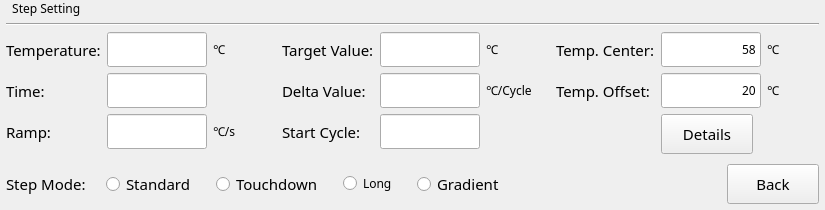
         <widget class="QWidget" name="stepEditAmp">
          <layout class="QVBoxLayout" name="verticalLayout_8">
           <property name="spacing">
            <number>6</number>
           </property>
           <property name="leftMargin">
            <number>6</number>
           </property>
           <property name="topMargin">
            <number>0</number>
           </property>
           <property name="rightMargin">
            <number>6</number>
           </property>
           <property name="bottomMargin">
            <number>6</number>
           </property>
           <item>
            <widget class="QLabel" name="labelAmpStepSettings">
             <property name="font">
              <font>
               <family>文泉驿等宽微米黑</family>
              </font>
             </property>
             <property name="text">
              <string>  Step Setting</string>
             </property>
            </widget>
           </item>
           <item>
            <widget class="Line" name="line_2">
             <property name="orientation">
              <enum>Qt::Horizontal</enum>
             </property>
            </widget>
           </item>
           <item>
            <layout class="QHBoxLayout" name="horizontalLayout_11">
             <item>
              <widget class="QWidget" name="stepTemperature" native="true">
               <layout class="QGridLayout" name="gridLayout_2">
                <property name="leftMargin">
                 <number>0</number>
                </property>
                <property name="topMargin">
                 <number>0</number>
                </property>
                <property name="rightMargin">
                 <number>0</number>
                </property>
                <property name="bottomMargin">
                 <number>0</number>
                </property>
                <item row="0" column="2">
                 <widget class="QLabel" name="labelTargetUnit">
                  <property name="font">
                   <font>
                    <family>文泉驿等宽微米黑</family>
                   </font>
                  </property>
                  <property name="text">
                   <string>℃</string>
                  </property>
                 </widget>
                </item>
                <item row="1" column="0">
                 <widget class="QLabel" name="labelDuration">
                  <property name="font">
                   <font>
                    <family>文泉驿等宽微米黑</family>
                    <pointsize>11</pointsize>
                    <weight>50</weight>
                    <bold>false</bold>
                   </font>
                  </property>
                  <property name="text">
                   <string>Time:</string>
                  </property>
                 </widget>
                </item>
                <item row="3" column="1" colspan="2">
                 <spacer name="verticalSpacer_6">
                  <property name="orientation">
                   <enum>Qt::Vertical</enum>
                  </property>
                  <property name="sizeHint" stdset="0">
                   <size>
                    <width>66</width>
                    <height>9</height>
                   </size>
                  </property>
                 </spacer>
                </item>
                <item row="0" column="0">
                 <widget class="QLabel" name="labelTarget">
                  <property name="font">
                   <font>
                    <family>文泉驿等宽微米黑</family>
                    <pointsize>11</pointsize>
                    <weight>50</weight>
                    <bold>false</bold>
                   </font>
                  </property>
                  <property name="text">
                   <string>Temperature:</string>
                  </property>
                 </widget>
                </item>
                <item row="2" column="1">
                 <widget class="QLineEdit" name="lineEditStepRamp">
                  <property name="sizePolicy">
                   <sizepolicy hsizetype="Expanding" vsizetype="Fixed">
                    <horstretch>0</horstretch>
                    <verstretch>0</verstretch>
                   </sizepolicy>
                  </property>
                  <property name="minimumSize">
                   <size>
                    <width>100</width>
                    <height>35</height>
                   </size>
                  </property>
                  <property name="maximumSize">
                   <size>
                    <width>100</width>
                    <height>16777215</height>
                   </size>
                  </property>
                  <property name="font">
                   <font>
                    <family>文泉驿等宽微米黑</family>
                   </font>
                  </property>
                  <property name="focusPolicy">
                   <enum>Qt::NoFocus</enum>
                  </property>
                  <property name="alignment">
                   <set>Qt::AlignRight|Qt::AlignTrailing|Qt::AlignVCenter</set>
                  </property>
                 </widget>
                </item>
                <item row="2" column="0">
                 <widget class="QLabel" name="labelRamp">
                  <property name="font">
                   <font>
                    <family>文泉驿等宽微米黑</family>
                    <pointsize>11</pointsize>
                    <weight>50</weight>
                    <bold>false</bold>
                   </font>
                  </property>
                  <property name="text">
                   <string>Ramp:</string>
                  </property>
                 </widget>
                </item>
                <item row="0" column="1">
                 <widget class="QLineEdit" name="lineEditStepTarget">
                  <property name="sizePolicy">
                   <sizepolicy hsizetype="Expanding" vsizetype="Fixed">
                    <horstretch>0</horstretch>
                    <verstretch>0</verstretch>
                   </sizepolicy>
                  </property>
                  <property name="minimumSize">
                   <size>
                    <width>100</width>
                    <height>35</height>
                   </size>
                  </property>
                  <property name="maximumSize">
                   <size>
                    <width>100</width>
                    <height>16777215</height>
                   </size>
                  </property>
                  <property name="font">
                   <font>
                    <family>文泉驿等宽微米黑</family>
                   </font>
                  </property>
                  <property name="focusPolicy">
                   <enum>Qt::NoFocus</enum>
                  </property>
                  <property name="alignment">
                   <set>Qt::AlignRight|Qt::AlignTrailing|Qt::AlignVCenter</set>
                  </property>
                 </widget>
                </item>
                <item row="1" column="1">
                 <widget class="QLineEdit" name="lineEditStepDuration">
                  <property name="sizePolicy">
                   <sizepolicy hsizetype="Expanding" vsizetype="Fixed">
                    <horstretch>0</horstretch>
                    <verstretch>0</verstretch>
                   </sizepolicy>
                  </property>
                  <property name="minimumSize">
                   <size>
                    <width>100</width>
                    <height>35</height>
                   </size>
                  </property>
                  <property name="maximumSize">
                   <size>
                    <width>100</width>
                    <height>16777215</height>
                   </size>
                  </property>
                  <property name="font">
                   <font>
                    <family>文泉驿等宽微米黑</family>
                   </font>
                  </property>
                  <property name="focusPolicy">
                   <enum>Qt::NoFocus</enum>
                  </property>
                  <property name="alignment">
                   <set>Qt::AlignRight|Qt::AlignTrailing|Qt::AlignVCenter</set>
                  </property>
                 </widget>
                </item>
                <item row="2" column="2">
                 <widget class="QLabel" name="labelRampUnit">
                  <property name="font">
                   <font>
                    <family>文泉驿等宽微米黑</family>
                   </font>
                  </property>
                  <property name="text">
                   <string>℃/s</string>
                  </property>
                 </widget>
                </item>
                <item row="1" column="3">
                 <spacer name="GradientSpacer">
                  <property name="orientation">
                   <enum>Qt::Horizontal</enum>
                  </property>
                  <property name="sizeHint" stdset="0">
                   <size>
                    <width>40</width>
                    <height>20</height>
                   </size>
                  </property>
                 </spacer>
                </item>
               </layout>
              </widget>
             </item>
             <item>
              <widget class="QWidget" name="stepTouchdown" native="true">
               <layout class="QGridLayout" name="gridLayout_5">
                <property name="leftMargin">
                 <number>0</number>
                </property>
                <property name="topMargin">
                 <number>0</number>
                </property>
                <property name="rightMargin">
                 <number>0</number>
                </property>
                <property name="bottomMargin">
                 <number>0</number>
                </property>
                <item row="1" column="2">
                 <widget class="QLabel" name="labelDeltaUnit">
                  <property name="font">
                   <font>
                    <family>文泉驿等宽微米黑</family>
                   </font>
                  </property>
                  <property name="text">
                   <string>℃/Cycle</string>
                  </property>
                 </widget>
                </item>
                <item row="0" column="2">
                 <widget class="QLabel" name="labelTarValueUnit">
                  <property name="font">
                   <font>
                    <family>文泉驿等宽微米黑</family>
                   </font>
                  </property>
                  <property name="text">
                   <string>℃</string>
                  </property>
                 </widget>
                </item>
                <item row="2" column="0">
                 <widget class="QLabel" name="labelBeginCycle">
                  <property name="font">
                   <font>
                    <family>文泉驿等宽微米黑</family>
                    <pointsize>11</pointsize>
                    <weight>50</weight>
                    <bold>false</bold>
                   </font>
                  </property>
                  <property name="text">
                   <string>Start Cycle:</string>
                  </property>
                 </widget>
                </item>
                <item row="1" column="1">
                 <widget class="QLineEdit" name="lineEditStepDelta">
                  <property name="minimumSize">
                   <size>
                    <width>100</width>
                    <height>35</height>
                   </size>
                  </property>
                  <property name="maximumSize">
                   <size>
                    <width>100</width>
                    <height>16777215</height>
                   </size>
                  </property>
                  <property name="font">
                   <font>
                    <family>文泉驿等宽微米黑</family>
                   </font>
                  </property>
                  <property name="focusPolicy">
                   <enum>Qt::NoFocus</enum>
                  </property>
                  <property name="alignment">
                   <set>Qt::AlignRight|Qt::AlignTrailing|Qt::AlignVCenter</set>
                  </property>
                 </widget>
                </item>
                <item row="2" column="1">
                 <widget class="QLineEdit" name="lineEditStepBeginCycle">
                  <property name="minimumSize">
                   <size>
                    <width>100</width>
                    <height>35</height>
                   </size>
                  </property>
                  <property name="maximumSize">
                   <size>
                    <width>100</width>
                    <height>16777215</height>
                   </size>
                  </property>
                  <property name="font">
                   <font>
                    <family>文泉驿等宽微米黑</family>
                   </font>
                  </property>
                  <property name="focusPolicy">
                   <enum>Qt::NoFocus</enum>
                  </property>
                  <property name="alignment">
                   <set>Qt::AlignRight|Qt::AlignTrailing|Qt::AlignVCenter</set>
                  </property>
                 </widget>
                </item>
                <item row="1" column="0">
                 <widget class="QLabel" name="labelDelta">
                  <property name="font">
                   <font>
                    <family>文泉驿等宽微米黑</family>
                    <pointsize>11</pointsize>
                    <weight>50</weight>
                    <bold>false</bold>
                   </font>
                  </property>
                  <property name="text">
                   <string>Delta Value:</string>
                  </property>
                 </widget>
                </item>
                <item row="3" column="1">
                 <spacer name="verticalSpacer_8">
                  <property name="orientation">
                   <enum>Qt::Vertical</enum>
                  </property>
                  <property name="sizeHint" stdset="0">
                   <size>
                    <width>29</width>
                    <height>9</height>
                   </size>
                  </property>
                 </spacer>
                </item>
                <item row="0" column="0">
                 <widget class="QLabel" name="labelTargetValue">
                  <property name="font">
                   <font>
                    <family>文泉驿等宽微米黑</family>
                    <pointsize>11</pointsize>
                    <weight>50</weight>
                    <bold>false</bold>
                   </font>
                  </property>
                  <property name="text">
                   <string>Target Value:</string>
                  </property>
                 </widget>
                </item>
                <item row="0" column="1">
                 <widget class="QLineEdit" name="lineEditStepTarValue">
                  <property name="minimumSize">
                   <size>
                    <width>100</width>
                    <height>35</height>
                   </size>
                  </property>
                  <property name="maximumSize">
                   <size>
                    <width>100</width>
                    <height>16777215</height>
                   </size>
                  </property>
                  <property name="font">
                   <font>
                    <family>文泉驿等宽微米黑</family>
                   </font>
                  </property>
                  <property name="focusPolicy">
                   <enum>Qt::NoFocus</enum>
                  </property>
                  <property name="alignment">
                   <set>Qt::AlignRight|Qt::AlignTrailing|Qt::AlignVCenter</set>
                  </property>
                 </widget>
                </item>
                <item row="1" column="3">
                 <spacer name="stephorizontalSpacer">
                  <property name="orientation">
                   <enum>Qt::Horizontal</enum>
                  </property>
                  <property name="sizeType">
                   <enum>QSizePolicy::Expanding</enum>
                  </property>
                  <property name="sizeHint" stdset="0">
                   <size>
                    <width>18</width>
                    <height>20</height>
                   </size>
                  </property>
                 </spacer>
                </item>
               </layout>
              </widget>
             </item>
             <item>
              <widget class="QWidget" name="stepGradient" native="true">
               <layout class="QGridLayout" name="gridLayout_3">
                <property name="leftMargin">
                 <number>0</number>
                </property>
                <property name="topMargin">
                 <number>0</number>
                </property>
                <property name="rightMargin">
                 <number>0</number>
                </property>
                <property name="bottomMargin">
                 <number>0</number>
                </property>
                <item row="1" column="3">
                 <widget class="QLabel" name="labelColumn12Unit">
                  <property name="font">
                   <font>
                    <family>文泉驿等宽微米黑</family>
                   </font>
                  </property>
                  <property name="text">
                   <string>℃</string>
                  </property>
                 </widget>
                </item>
                <item row="0" column="0">
                 <widget class="QLabel" name="labelCenter">
                  <property name="font">
                   <font>
                    <family>文泉驿等宽微米黑</family>
                    <pointsize>11</pointsize>
                    <weight>50</weight>
                    <bold>false</bold>
                   </font>
                  </property>
                  <property name="text">
                   <string>Temp. Center:</string>
                  </property>
                 </widget>
                </item>
                <item row="0" column="1">
                 <widget class="QLineEdit" name="lineEditStepCenter">
                  <property name="minimumSize">
                   <size>
                    <width>100</width>
                    <height>35</height>
                   </size>
                  </property>
                  <property name="maximumSize">
                   <size>
                    <width>100</width>
                    <height>16777215</height>
                   </size>
                  </property>
                  <property name="font">
                   <font>
                    <family>文泉驿等宽微米黑</family>
                   </font>
                  </property>
                  <property name="focusPolicy">
                   <enum>Qt::NoFocus</enum>
                  </property>
                  <property name="text">
                   <string>58</string>
                  </property>
                  <property name="alignment">
                   <set>Qt::AlignRight|Qt::AlignTrailing|Qt::AlignVCenter</set>
                  </property>
                 </widget>
                </item>
                <item row="0" column="3">
                 <widget class="QLabel" name="labelColumn1Unit">
                  <property name="font">
                   <font>
                    <family>文泉驿等宽微米黑</family>
                   </font>
                  </property>
                  <property name="text">
                   <string>℃</string>
                  </property>
                 </widget>
                </item>
                <item row="1" column="1">
                 <widget class="QLineEdit" name="lineEditStepOffset">
                  <property name="minimumSize">
                   <size>
                    <width>100</width>
                    <height>35</height>
                   </size>
                  </property>
                  <property name="maximumSize">
                   <size>
                    <width>100</width>
                    <height>16777215</height>
                   </size>
                  </property>
                  <property name="font">
                   <font>
                    <family>文泉驿等宽微米黑</family>
                   </font>
                  </property>
                  <property name="focusPolicy">
                   <enum>Qt::NoFocus</enum>
                  </property>
                  <property name="text">
                   <string>20</string>
                  </property>
                  <property name="alignment">
                   <set>Qt::AlignRight|Qt::AlignTrailing|Qt::AlignVCenter</set>
                  </property>
                 </widget>
                </item>
                <item row="2" column="1">
                 <widget class="QToolButton" name="buttonStepGradientDetail">
                  <property name="minimumSize">
                   <size>
                    <width>92</width>
                    <height>40</height>
                   </size>
                  </property>
                  <property name="maximumSize">
                   <size>
                    <width>16777215</width>
                    <height>40</height>
                   </size>
                  </property>
                  <property name="font">
                   <font>
                    <family>文泉驿等宽微米黑</family>
                    <pointsize>11</pointsize>
                   </font>
                  </property>
                  <property name="text">
                   <string>Details</string>
                  </property>
                 </widget>
                </item>
                <item row="3" column="1">
                 <spacer name="verticalSpacer_7">
                  <property name="orientation">
                   <enum>Qt::Vertical</enum>
                  </property>
                  <property name="sizeHint" stdset="0">
                   <size>
                    <width>32</width>
                    <height>4</height>
                   </size>
                  </property>
                 </spacer>
                </item>
                <item row="1" column="0">
                 <widget class="QLabel" name="labelOffset">
                  <property name="font">
                   <font>
                    <family>文泉驿等宽微米黑</family>
                    <pointsize>11</pointsize>
                    <weight>50</weight>
                    <bold>false</bold>
                   </font>
                  </property>
                  <property name="text">
                   <string>Temp. Offset:</string>
                  </property>
                 </widget>
                </item>
                <item row="1" column="4">
                 <spacer name="horizontalSpacer_4">
                  <property name="orientation">
                   <enum>Qt::Horizontal</enum>
                  </property>
                  <property name="sizeHint" stdset="0">
                   <size>
                    <width>40</width>
                    <height>20</height>
                   </size>
                  </property>
                 </spacer>
                </item>
               </layout>
              </widget>
             </item>
            </layout>
           </item>
           <item>
            <layout class="QHBoxLayout" name="horizontalLayout_15">
             <item>
              <layout class="QHBoxLayout" name="horizontalLayout_16">
               <property name="spacing">
                <number>20</number>
               </property>
               <item>
                <widget class="QLabel" name="labelMode">
                 <property name="sizePolicy">
                  <sizepolicy hsizetype="Preferred" vsizetype="Preferred">
                   <horstretch>0</horstretch>
                   <verstretch>0</verstretch>
                  </sizepolicy>
                 </property>
                 <property name="maximumSize">
                  <size>
                   <width>16777215</width>
                   <height>40</height>
                  </size>
                 </property>
                 <property name="font">
                  <font>
                   <family>文泉驿等宽微米黑</family>
                   <pointsize>11</pointsize>
                   <weight>50</weight>
                   <bold>false</bold>
                  </font>
                 </property>
                 <property name="text">
                  <string>Step Mode:</string>
                 </property>
                </widget>
               </item>
               <item>
                <widget class="QRadioButton" name="radioButtonStepStd">
                 <property name="sizePolicy">
                  <sizepolicy hsizetype="Preferred" vsizetype="Fixed">
                   <horstretch>0</horstretch>
                   <verstretch>0</verstretch>
                  </sizepolicy>
                 </property>
                 <property name="maximumSize">
                  <size>
                   <width>16777215</width>
                   <height>40</height>
                  </size>
                 </property>
                 <property name="font">
                  <font>
                   <family>文泉驿等宽微米黑</family>
                   <pointsize>11</pointsize>
                  </font>
                 </property>
                 <property name="text">
                  <string>Standard</string>
                 </property>
                 <attribute name="buttonGroup">
                  <string notr="true">buttonGroupAmp</string>
                 </attribute>
                </widget>
               </item>
               <item>
                <widget class="QRadioButton" name="radioButtonStepTouchdown">
                 <property name="sizePolicy">
                  <sizepolicy hsizetype="Preferred" vsizetype="Fixed">
                   <horstretch>0</horstretch>
                   <verstretch>0</verstretch>
                  </sizepolicy>
                 </property>
                 <property name="maximumSize">
                  <size>
                   <width>16777215</width>
                   <height>40</height>
                  </size>
                 </property>
                 <property name="font">
                  <font>
                   <family>文泉驿等宽微米黑</family>
                   <pointsize>11</pointsize>
                  </font>
                 </property>
                 <property name="text">
                  <string>Touchdown</string>
                 </property>
                 <attribute name="buttonGroup">
                  <string notr="true">buttonGroupAmp</string>
                 </attribute>
                </widget>
               </item>
               <item>
                <widget class="QRadioButton" name="radioButtonStepLong">
                 <property name="font">
                  <font>
                   <family>文泉驿等宽微米黑</family>
                  </font>
                 </property>
                 <property name="text">
                  <string>Long</string>
                 </property>
                 <attribute name="buttonGroup">
                  <string notr="true">buttonGroupAmp</string>
                 </attribute>
                </widget>
               </item>
               <item>
                <widget class="QRadioButton" name="radioButtonStepGradient">
                 <property name="sizePolicy">
                  <sizepolicy hsizetype="Preferred" vsizetype="Fixed">
                   <horstretch>0</horstretch>
                   <verstretch>0</verstretch>
                  </sizepolicy>
                 </property>
                 <property name="maximumSize">
                  <size>
                   <width>16777215</width>
                   <height>40</height>
                  </size>
                 </property>
                 <property name="font">
                  <font>
                   <family>文泉驿等宽微米黑</family>
                   <pointsize>11</pointsize>
                  </font>
                 </property>
                 <property name="text">
                  <string>Gradient</string>
                 </property>
                 <attribute name="buttonGroup">
                  <string notr="true">buttonGroupAmp</string>
                 </attribute>
                </widget>
               </item>
              </layout>
             </item>
             <item>
              <spacer name="horizontalSpacer_7">
               <property name="orientation">
                <enum>Qt::Horizontal</enum>
               </property>
               <property name="sizeHint" stdset="0">
                <size>
                 <width>40</width>
                 <height>20</height>
                </size>
               </property>
              </spacer>
             </item>
             <item>
              <widget class="QToolButton" name="buttonStepEditAmpBack">
               <property name="sizePolicy">
                <sizepolicy hsizetype="Fixed" vsizetype="Fixed">
                 <horstretch>0</horstretch>
                 <verstretch>0</verstretch>
                </sizepolicy>
               </property>
               <property name="minimumSize">
                <size>
                 <width>92</width>
                 <height>40</height>
                </size>
               </property>
               <property name="maximumSize">
                <size>
                 <width>120</width>
                 <height>40</height>
                </size>
               </property>
               <property name="font">
                <font>
                 <family>文泉驿等宽微米黑</family>
                 <pointsize>11</pointsize>
                </font>
               </property>
               <property name="text">
                <string>Back</string>
               </property>
              </widget>
             </item>
            </layout>
           </item>
          </layout>
         </widget>
